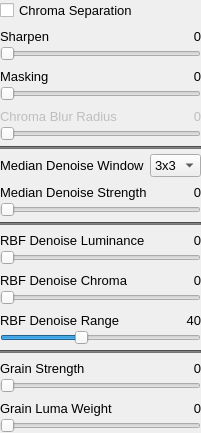
               <widget class="QFrame" name="frameDetails">
                <layout class="QVBoxLayout" name="verticalLayout_4">
                 <property name="spacing">
                  <number>5</number>
                 </property>
                 <property name="leftMargin">
                  <number>0</number>
                 </property>
                 <property name="topMargin">
                  <number>0</number>
                 </property>
                 <property name="rightMargin">
                  <number>0</number>
                 </property>
                 <property name="bottomMargin">
                  <number>0</number>
                 </property>
                 <item>
                  <widget class="QCheckBox" name="checkBoxChromaSeparation">
                   <property name="font">
                    <font>
                     <pointsize>10</pointsize>
                    </font>
                   </property>
                   <property name="toolTip">
                    <string>Chroma Separation (YCbCR)</string>
                   </property>
                   <property name="text">
                    <string>Chroma Separation</string>
                   </property>
                  </widget>
                 </item>
                 <item>
                  <layout class="QGridLayout" name="gridLayout_12">
                   <property name="spacing">
                    <number>0</number>
                   </property>
                   <item row="0" column="0">
                    <widget class="QLabel" name="label_10">
                     <property name="font">
                      <font>
                       <pointsize>10</pointsize>
                      </font>
                     </property>
                     <property name="text">
                      <string>Sharpen</string>
                     </property>
                    </widget>
                   </item>
                   <item row="0" column="1">
                    <spacer name="horizontalSpacer_10">
                     <property name="orientation">
                      <enum>Qt::Orientation::Horizontal</enum>
                     </property>
                     <property name="sizeType">
                      <enum>QSizePolicy::Policy::Maximum</enum>
                     </property>
                     <property name="sizeHint" stdset="0">
                      <size>
                       <width>40</width>
                       <height>20</height>
                      </size>
                     </property>
                    </spacer>
                   </item>
                   <item row="0" column="2">
                    <widget class="DoubleClickLabel" name="label_Sharpen">
                     <property name="font">
                      <font>
                       <pointsize>10</pointsize>
                      </font>
                     </property>
                     <property name="text">
                      <string>0</string>
                     </property>
                     <property name="alignment">
                      <set>Qt::AlignmentFlag::AlignRight|Qt::AlignmentFlag::AlignTrailing|Qt::AlignmentFlag::AlignVCenter</set>
                     </property>
                    </widget>
                   </item>
                   <item row="1" column="0" colspan="3">
                    <widget class="NoScrollSlider" name="horizontalSliderSharpen">
                     <property name="sizePolicy">
                      <sizepolicy hsizetype="Expanding" vsizetype="Fixed">
                       <horstretch>0</horstretch>
                       <verstretch>0</verstretch>
                      </sizepolicy>
                     </property>
                     <property name="maximumSize">
                      <size>
                       <width>16777215</width>
                       <height>16777215</height>
                      </size>
                     </property>
                     <property name="maximum">
                      <number>100</number>
                     </property>
                     <property name="value">
                      <number>0</number>
                     </property>
                     <property name="sliderPosition">
                      <number>0</number>
                     </property>
                     <property name="orientation">
                      <enum>Qt::Orientation::Horizontal</enum>
                     </property>
                    </widget>
                   </item>
                  </layout>
                 </item>
                 <item>
                  <layout class="QGridLayout" name="gridLayout_61">
                   <property name="spacing">
                    <number>0</number>
                   </property>
                   <item row="0" column="0">
                    <widget class="QLabel" name="label_ShMaskingText">
                     <property name="font">
                      <font>
                       <pointsize>10</pointsize>
                      </font>
                     </property>
                     <property name="text">
                      <string>Masking</string>
                     </property>
                    </widget>
                   </item>
                   <item row="0" column="1">
                    <spacer name="horizontalSpacer_57">
                     <property name="orientation">
                      <enum>Qt::Orientation::Horizontal</enum>
                     </property>
                     <property name="sizeType">
                      <enum>QSizePolicy::Policy::Maximum</enum>
                     </property>
                     <property name="sizeHint" stdset="0">
                      <size>
                       <width>40</width>
                       <height>20</height>
                      </size>
                     </property>
                    </spacer>
                   </item>
                   <item row="0" column="2">
                    <widget class="DoubleClickLabel" name="label_ShMasking">
                     <property name="font">
                      <font>
                       <pointsize>10</pointsize>
                      </font>
                     </property>
                     <property name="text">
                      <string>0</string>
                     </property>
                     <property name="alignment">
                      <set>Qt::AlignmentFlag::AlignRight|Qt::AlignmentFlag::AlignTrailing|Qt::AlignmentFlag::AlignVCenter</set>
                     </property>
                    </widget>
                   </item>
                   <item row="1" column="0" colspan="3">
                    <widget class="NoScrollSlider" name="horizontalSliderShMasking">
                     <property name="sizePolicy">
                      <sizepolicy hsizetype="Expanding" vsizetype="Fixed">
                       <horstretch>0</horstretch>
                       <verstretch>0</verstretch>
                      </sizepolicy>
                     </property>
                     <property name="maximumSize">
                      <size>
                       <width>16777215</width>
                       <height>16777215</height>
                      </size>
                     </property>
                     <property name="maximum">
                      <number>100</number>
                     </property>
                     <property name="value">
                      <number>0</number>
                     </property>
                     <property name="sliderPosition">
                      <number>0</number>
                     </property>
                     <property name="orientation">
                      <enum>Qt::Orientation::Horizontal</enum>
                     </property>
                    </widget>
                   </item>
                  </layout>
                 </item>
                 <item>
                  <layout class="QGridLayout" name="gridLayout_13">
                   <property name="spacing">
                    <number>0</number>
                   </property>
                   <item row="0" column="2">
                    <widget class="DoubleClickLabel" name="label_ChromaBlur">
                     <property name="enabled">
                      <bool>false</bool>
                     </property>
                     <property name="font">
                      <font>
                       <pointsize>10</pointsize>
                      </font>
                     </property>
                     <property name="text">
                      <string>0</string>
                     </property>
                     <property name="alignment">
                      <set>Qt::AlignmentFlag::AlignRight|Qt::AlignmentFlag::AlignTrailing|Qt::AlignmentFlag::AlignVCenter</set>
                     </property>
                    </widget>
                   </item>
                   <item row="1" column="0" colspan="3">
                    <widget class="NoScrollSlider" name="horizontalSliderChromaBlur">
                     <property name="enabled">
                      <bool>false</bool>
                     </property>
                     <property name="sizePolicy">
                      <sizepolicy hsizetype="Expanding" vsizetype="Fixed">
                       <horstretch>0</horstretch>
                       <verstretch>0</verstretch>
                      </sizepolicy>
                     </property>
                     <property name="maximumSize">
                      <size>
                       <width>16777215</width>
                       <height>16777215</height>
                      </size>
                     </property>
                     <property name="maximum">
                      <number>10</number>
                     </property>
                     <property name="pageStep">
                      <number>1</number>
                     </property>
                     <property name="orientation">
                      <enum>Qt::Orientation::Horizontal</enum>
                     </property>
                    </widget>
                   </item>
                   <item row="0" column="1">
                    <spacer name="horizontalSpacer_11">
                     <property name="orientation">
                      <enum>Qt::Orientation::Horizontal</enum>
                     </property>
                     <property name="sizeType">
                      <enum>QSizePolicy::Policy::Maximum</enum>
                     </property>
                     <property name="sizeHint" stdset="0">
                      <size>
                       <width>40</width>
                       <height>20</height>
                      </size>
                     </property>
                    </spacer>
                   </item>
                   <item row="0" column="0">
                    <widget class="QLabel" name="label_ChromaBlurText">
                     <property name="enabled">
                      <bool>false</bool>
                     </property>
                     <property name="font">
                      <font>
                       <pointsize>10</pointsize>
                      </font>
                     </property>
                     <property name="text">
                      <string>Chroma Blur Radius</string>
                     </property>
                    </widget>
                   </item>
                  </layout>
                 </item>
                 <item>
                  <widget class="Line" name="line_19">
                   <property name="styleSheet">
                    <string notr="true">background-color: rgb(115, 115, 115);</string>
                   </property>
                   <property name="orientation">
                    <enum>Qt::Orientation::Horizontal</enum>
                   </property>
                  </widget>
                 </item>
                 <item>
                  <layout class="QHBoxLayout" name="horizontalLayout_31">
                   <item>
                    <widget class="QLabel" name="label_32">
                     <property name="font">
                      <font>
                       <pointsize>10</pointsize>
                      </font>
                     </property>
                     <property name="text">
                      <string>Median Denoise Window</string>
                     </property>
                    </widget>
                   </item>
                   <item>
                    <widget class="NoScrollComboBox" name="comboBoxDenoiseWindow">
                     <property name="font">
                      <font>
                       <pointsize>10</pointsize>
                      </font>
                     </property>
                     <property name="currentIndex">
                      <number>1</number>
                     </property>
                     <item>
                      <property name="text">
                       <string>2x2</string>
                      </property>
                     </item>
                     <item>
                      <property name="text">
                       <string>3x3</string>
                      </property>
                     </item>
                     <item>
                      <property name="text">
                       <string>4x4</string>
                      </property>
                     </item>
                     <item>
                      <property name="text">
                       <string>5x5</string>
                      </property>
                     </item>
                     <item>
                      <property name="text">
                       <string>6x6</string>
                      </property>
                     </item>
                     <item>
                      <property name="text">
                       <string>7x7</string>
                      </property>
                     </item>
                    </widget>
                   </item>
                  </layout>
                 </item>
                 <item>
                  <layout class="QGridLayout" name="gridLayout_36">
                   <property name="spacing">
                    <number>0</number>
                   </property>
                   <item row="0" column="0">
                    <widget class="QLabel" name="label_31">
                     <property name="font">
                      <font>
                       <pointsize>10</pointsize>
                      </font>
                     </property>
                     <property name="text">
                      <string>Median Denoise Strength</string>
                     </property>
                    </widget>
                   </item>
                   <item row="0" column="1">
                    <spacer name="horizontalSpacer_31">
                     <property name="orientation">
                      <enum>Qt::Orientation::Horizontal</enum>
                     </property>
                     <property name="sizeType">
                      <enum>QSizePolicy::Policy::Maximum</enum>
                     </property>
                     <property name="sizeHint" stdset="0">
                      <size>
                       <width>40</width>
                       <height>20</height>
                      </size>
                     </property>
                    </spacer>
                   </item>
                   <item row="0" column="2">
                    <widget class="DoubleClickLabel" name="label_DenoiseStrength">
                     <property name="font">
                      <font>
                       <pointsize>10</pointsize>
                      </font>
                     </property>
                     <property name="text">
                      <string>0</string>
                     </property>
                     <property name="alignment">
                      <set>Qt::AlignmentFlag::AlignRight|Qt::AlignmentFlag::AlignTrailing|Qt::AlignmentFlag::AlignVCenter</set>
                     </property>
                    </widget>
                   </item>
                   <item row="1" column="0" colspan="3">
                    <widget class="NoScrollSlider" name="horizontalSliderDenoiseStrength">
                     <property name="sizePolicy">
                      <sizepolicy hsizetype="Expanding" vsizetype="Fixed">
                       <horstretch>0</horstretch>
                       <verstretch>0</verstretch>
                      </sizepolicy>
                     </property>
                     <property name="maximumSize">
                      <size>
                       <width>16777215</width>
                       <height>16777215</height>
                      </size>
                     </property>
                     <property name="maximum">
                      <number>100</number>
                     </property>
                     <property name="value">
                      <number>0</number>
                     </property>
                     <property name="sliderPosition">
                      <number>0</number>
                     </property>
                     <property name="orientation">
                      <enum>Qt::Orientation::Horizontal</enum>
                     </property>
                    </widget>
                   </item>
                  </layout>
                 </item>
                 <item>
                  <widget class="Line" name="line_21">
                   <property name="styleSheet">
                    <string notr="true">background-color: rgb(115, 115, 115);</string>
                   </property>
                   <property name="orientation">
                    <enum>Qt::Orientation::Horizontal</enum>
                   </property>
                  </widget>
                 </item>
                 <item>
                  <layout class="QGridLayout" name="gridLayout_50">
                   <property name="spacing">
                    <number>0</number>
                   </property>
                   <item row="0" column="1">
                    <spacer name="horizontalSpacer_46">
                     <property name="orientation">
                      <enum>Qt::Orientation::Horizontal</enum>
                     </property>
                     <property name="sizeType">
                      <enum>QSizePolicy::Policy::Maximum</enum>
                     </property>
                     <property name="sizeHint" stdset="0">
                      <size>
                       <width>40</width>
                       <height>20</height>
                      </size>
                     </property>
                    </spacer>
                   </item>
                   <item row="0" column="2">
                    <widget class="DoubleClickLabel" name="label_RbfDenoiseLuma">
                     <property name="font">
                      <font>
                       <pointsize>10</pointsize>
                      </font>
                     </property>
                     <property name="text">
                      <string>0</string>
                     </property>
                     <property name="alignment">
                      <set>Qt::AlignmentFlag::AlignRight|Qt::AlignmentFlag::AlignTrailing|Qt::AlignmentFlag::AlignVCenter</set>
                     </property>
                    </widget>
                   </item>
                   <item row="0" column="0">
                    <widget class="QLabel" name="label_35">
                     <property name="font">
                      <font>
                       <pointsize>10</pointsize>
                      </font>
                     </property>
                     <property name="toolTip">
                      <string>Recursive bilateral filtering</string>
                     </property>
                     <property name="text">
                      <string>RBF Denoise Luminance</string>
                     </property>
                    </widget>
                   </item>
                   <item row="1" column="0" colspan="3">
                    <widget class="NoScrollSlider" name="horizontalSliderRbfDenoiseLuma">
                     <property name="sizePolicy">
                      <sizepolicy hsizetype="Expanding" vsizetype="Fixed">
                       <horstretch>0</horstretch>
                       <verstretch>0</verstretch>
                      </sizepolicy>
                     </property>
                     <property name="maximumSize">
                      <size>
                       <width>16777215</width>
                       <height>16777215</height>
                      </size>
                     </property>
                     <property name="maximum">
                      <number>100</number>
                     </property>
                     <property name="value">
                      <number>0</number>
                     </property>
                     <property name="sliderPosition">
                      <number>0</number>
                     </property>
                     <property name="orientation">
                      <enum>Qt::Orientation::Horizontal</enum>
                     </property>
                    </widget>
                   </item>
                  </layout>
                 </item>
                 <item>
                  <layout class="QGridLayout" name="gridLayout_49">
                   <property name="spacing">
                    <number>0</number>
                   </property>
                   <item row="0" column="0">
                    <widget class="QLabel" name="label_34">
                     <property name="font">
                      <font>
                       <pointsize>10</pointsize>
                      </font>
                     </property>
                     <property name="toolTip">
                      <string>Recursive bilateral filtering</string>
                     </property>
                     <property name="text">
                      <string>RBF Denoise Chroma</string>
                     </property>
                    </widget>
                   </item>
                   <item row="0" column="2">
                    <widget class="DoubleClickLabel" name="label_RbfDenoiseChroma">
                     <property name="font">
                      <font>
                       <pointsize>10</pointsize>
                      </font>
                     </property>
                     <property name="text">
                      <string>0</string>
                     </property>
                     <property name="alignment">
                      <set>Qt::AlignmentFlag::AlignRight|Qt::AlignmentFlag::AlignTrailing|Qt::AlignmentFlag::AlignVCenter</set>
                     </property>
                    </widget>
                   </item>
                   <item row="1" column="0" colspan="3">
                    <widget class="NoScrollSlider" name="horizontalSliderRbfDenoiseChroma">
                     <property name="sizePolicy">
                      <sizepolicy hsizetype="Expanding" vsizetype="Fixed">
                       <horstretch>0</horstretch>
                       <verstretch>0</verstretch>
                      </sizepolicy>
                     </property>
                     <property name="maximumSize">
                      <size>
                       <width>16777215</width>
                       <height>16777215</height>
                      </size>
                     </property>
                     <property name="maximum">
                      <number>100</number>
                     </property>
                     <property name="value">
                      <number>0</number>
                     </property>
                     <property name="sliderPosition">
                      <number>0</number>
                     </property>
                     <property name="orientation">
                      <enum>Qt::Orientation::Horizontal</enum>
                     </property>
                    </widget>
                   </item>
                   <item row="0" column="1">
                    <spacer name="horizontalSpacer_44">
                     <property name="orientation">
                      <enum>Qt::Orientation::Horizontal</enum>
                     </property>
                     <property name="sizeType">
                      <enum>QSizePolicy::Policy::Maximum</enum>
                     </property>
                     <property name="sizeHint" stdset="0">
                      <size>
                       <width>40</width>
                       <height>20</height>
                      </size>
                     </property>
                    </spacer>
                   </item>
                  </layout>
                 </item>
                 <item>
                  <layout class="QGridLayout" name="gridLayout_51">
                   <property name="spacing">
                    <number>0</number>
                   </property>
                   <item row="0" column="2">
                    <widget class="DoubleClickLabel" name="label_RbfDenoiseRange">
                     <property name="font">
                      <font>
                       <pointsize>10</pointsize>
                      </font>
                     </property>
                     <property name="text">
                      <string>40</string>
                     </property>
                     <property name="alignment">
                      <set>Qt::AlignmentFlag::AlignRight|Qt::AlignmentFlag::AlignTrailing|Qt::AlignmentFlag::AlignVCenter</set>
                     </property>
                    </widget>
                   </item>
                   <item row="0" column="0">
                    <widget class="QLabel" name="label_36">
                     <property name="font">
                      <font>
                       <pointsize>10</pointsize>
                      </font>
                     </property>
                     <property name="toolTip">
                      <string>Recursive bilateral filtering</string>
                     </property>
                     <property name="text">
                      <string>RBF Denoise Range</string>
                     </property>
                    </widget>
                   </item>
                   <item row="1" column="0" colspan="3">
                    <widget class="NoScrollSlider" name="horizontalSliderRbfDenoiseRange">
                     <property name="sizePolicy">
                      <sizepolicy hsizetype="Expanding" vsizetype="Fixed">
                       <horstretch>0</horstretch>
                       <verstretch>0</verstretch>
                      </sizepolicy>
                     </property>
                     <property name="maximumSize">
                      <size>
                       <width>16777215</width>
                       <height>16777215</height>
                      </size>
                     </property>
                     <property name="maximum">
                      <number>100</number>
                     </property>
                     <property name="value">
                      <number>40</number>
                     </property>
                     <property name="sliderPosition">
                      <number>40</number>
                     </property>
                     <property name="orientation">
                      <enum>Qt::Orientation::Horizontal</enum>
                     </property>
                    </widget>
                   </item>
                   <item row="0" column="1">
                    <spacer name="horizontalSpacer_47">
                     <property name="orientation">
                      <enum>Qt::Orientation::Horizontal</enum>
                     </property>
                     <property name="sizeType">
                      <enum>QSizePolicy::Policy::Maximum</enum>
                     </property>
                     <property name="sizeHint" stdset="0">
                      <size>
                       <width>40</width>
                       <height>20</height>
                      </size>
                     </property>
                    </spacer>
                   </item>
                  </layout>
                 </item>
                 <item>
                  <widget class="Line" name="line_24">
                   <property name="styleSheet">
                    <string notr="true">background-color: rgb(115, 115, 115);</string>
                   </property>
                   <property name="orientation">
                    <enum>Qt::Orientation::Horizontal</enum>
                   </property>
                  </widget>
                 </item>
                 <item>
                  <layout class="QGridLayout" name="gridLayout_52">
                   <property name="spacing">
                    <number>0</number>
                   </property>
                   <item row="0" column="0">
                    <widget class="QLabel" name="label_37">
                     <property name="font">
                      <font>
                       <pointsize>10</pointsize>
                      </font>
                     </property>
                     <property name="text">
                      <string>Grain Strength</string>
                     </property>
                    </widget>
                   </item>
                   <item row="0" column="2">
                    <widget class="DoubleClickLabel" name="label_GrainStrength">
                     <property name="font">
                      <font>
                       <pointsize>10</pointsize>
                      </font>
                     </property>
                     <property name="text">
                      <string>0</string>
                     </property>
                     <property name="alignment">
                      <set>Qt::AlignmentFlag::AlignRight|Qt::AlignmentFlag::AlignTrailing|Qt::AlignmentFlag::AlignVCenter</set>
                     </property>
                    </widget>
                   </item>
                   <item row="1" column="0" colspan="3">
                    <widget class="NoScrollSlider" name="horizontalSliderGrainStrength">
                     <property name="sizePolicy">
                      <sizepolicy hsizetype="Expanding" vsizetype="Fixed">
                       <horstretch>0</horstretch>
                       <verstretch>0</verstretch>
                      </sizepolicy>
                     </property>
                     <property name="maximumSize">
                      <size>
                       <width>16777215</width>
                       <height>16777215</height>
                      </size>
                     </property>
                     <property name="maximum">
                      <number>100</number>
                     </property>
                     <property name="value">
                      <number>0</number>
                     </property>
                     <property name="sliderPosition">
                      <number>0</number>
                     </property>
                     <property name="orientation">
                      <enum>Qt::Orientation::Horizontal</enum>
                     </property>
                    </widget>
                   </item>
                   <item row="0" column="1">
                    <spacer name="horizontalSpacer_48">
                     <property name="orientation">
                      <enum>Qt::Orientation::Horizontal</enum>
                     </property>
                     <property name="sizeType">
                      <enum>QSizePolicy::Policy::Maximum</enum>
                     </property>
                     <property name="sizeHint" stdset="0">
                      <size>
                       <width>40</width>
                       <height>20</height>
                      </size>
                     </property>
                    </spacer>
                   </item>
                  </layout>
                 </item>
                 <item>
                  <layout class="QGridLayout" name="gridLayout_69">
                   <property name="spacing">
                    <number>0</number>
                   </property>
                   <item row="0" column="0">
                    <widget class="QLabel" name="label_40">
                     <property name="font">
                      <font>
                       <pointsize>10</pointsize>
                      </font>
                     </property>
                     <property name="text">
                      <string>Grain Luma Weight</string>
                     </property>
                    </widget>
                   </item>
                   <item row="0" column="2">
                    <widget class="DoubleClickLabel" name="label_GrainLumaWeight">
                     <property name="font">
                      <font>
                       <pointsize>10</pointsize>
                      </font>
                     </property>
                     <property name="text">
                      <string>0</string>
                     </property>
                     <property name="alignment">
                      <set>Qt::AlignmentFlag::AlignRight|Qt::AlignmentFlag::AlignTrailing|Qt::AlignmentFlag::AlignVCenter</set>
                     </property>
                    </widget>
                   </item>
                   <item row="1" column="0" colspan="3">
                    <widget class="NoScrollSlider" name="horizontalSliderGrainLumaWeight">
                     <property name="sizePolicy">
                      <sizepolicy hsizetype="Expanding" vsizetype="Fixed">
                       <horstretch>0</horstretch>
                       <verstretch>0</verstretch>
                      </sizepolicy>
                     </property>
                     <property name="maximumSize">
                      <size>
                       <width>16777215</width>
                       <height>16777215</height>
                      </size>
                     </property>
                     <property name="maximum">
                      <number>100</number>
                     </property>
                     <property name="value">
                      <number>0</number>
                     </property>
                     <property name="sliderPosition">
                      <number>0</number>
                     </property>
                     <property name="orientation">
                      <enum>Qt::Orientation::Horizontal</enum>
                     </property>
                    </widget>
                   </item>
                   <item row="0" column="1">
                    <spacer name="horizontalSpacer_63">
                     <property name="orientation">
                      <enum>Qt::Orientation::Horizontal</enum>
                     </property>
                     <property name="sizeType">
                      <enum>QSizePolicy::Policy::Maximum</enum>
                     </property>
                     <property name="sizeHint" stdset="0">
                      <size>
                       <width>40</width>
                       <height>20</height>
                      </size>
                     </property>
                    </spacer>
                   </item>
                  </layout>
                 </item>
                </layout>
               </widget>
